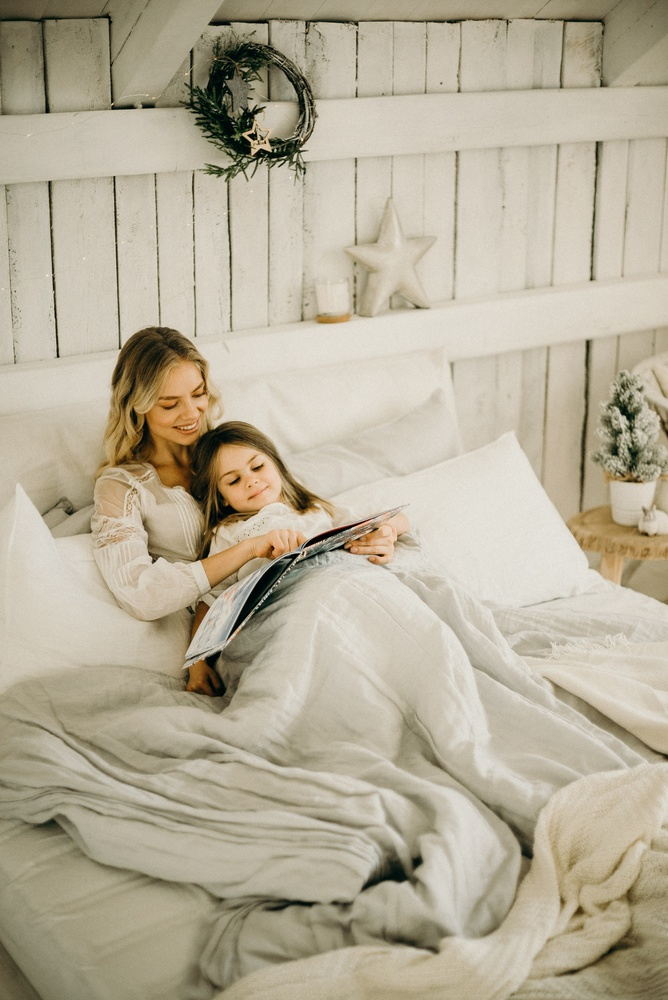
#> input picture foto/mamma-figlia.jpg, 668 x 1000 px, shrunk from 2832 x 4240 before the run
$ python 'seppia filter.py'
#> lines starting #> are read from the running program, lines starting #| are printed output that depends on the picture
import cv2
import numpy as np
from PIL import Image

from matplotlib import pyplot as plt
import numpy as np

output: Image
input = cv2.imread("foto/mamma-figlia.jpg")
#> input is the input picture: shape (1000, 668, 3); mean B, G, R 153.1, 173.9, 182.7
# Load the image as an array so cv knows how to work with it
array = np.array(input)
# Apply a transformation where we multiply each pixel rgb
# with the matrix for the sepia
seppiaMatrix = np.array([[0.393, 0.769, 0.189],
                             [0.349, 0.686, 0.168],
                             [0.272, 0.534, 0.131]
                             ])
filter = cv2.transform(array, seppiaMatrix)
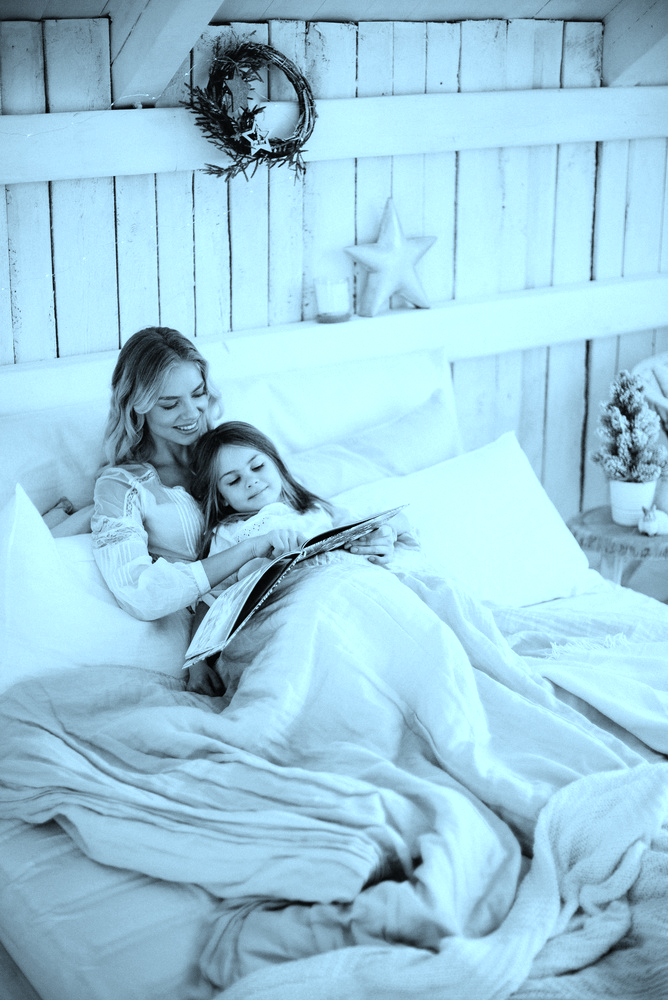
#> filter: shape (1000, 668, 3); mean B, G, R 220.4, 202.8, 158.5
# Check wich entries have a value greather than 255 and set it to 255
filter[np.where(filter > 255)] = 255
output: Image
output = Image.fromarray(filter)
# Create an image from the array
plt.imshow(output)
plt.show()

$ run again, with foto/mele.jpg copied over foto/mamma-figlia.jpg
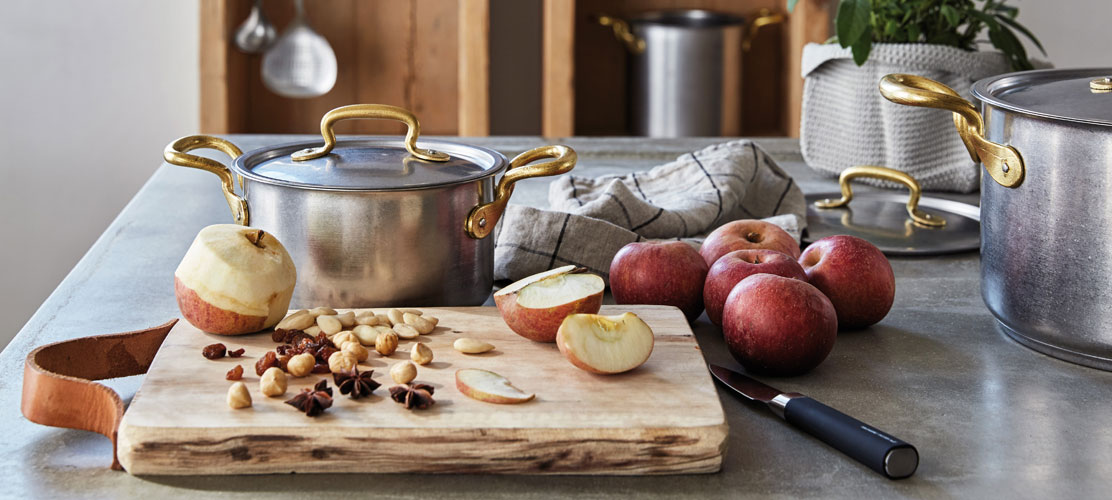
#> input picture foto/mele.jpg, 1112 x 500 px
#> input is the input picture: shape (500, 1112, 3); mean B, G, R 116.4, 125.2, 139.4
#> `filter = cv2.transform(array, seppiaMatrix)`:
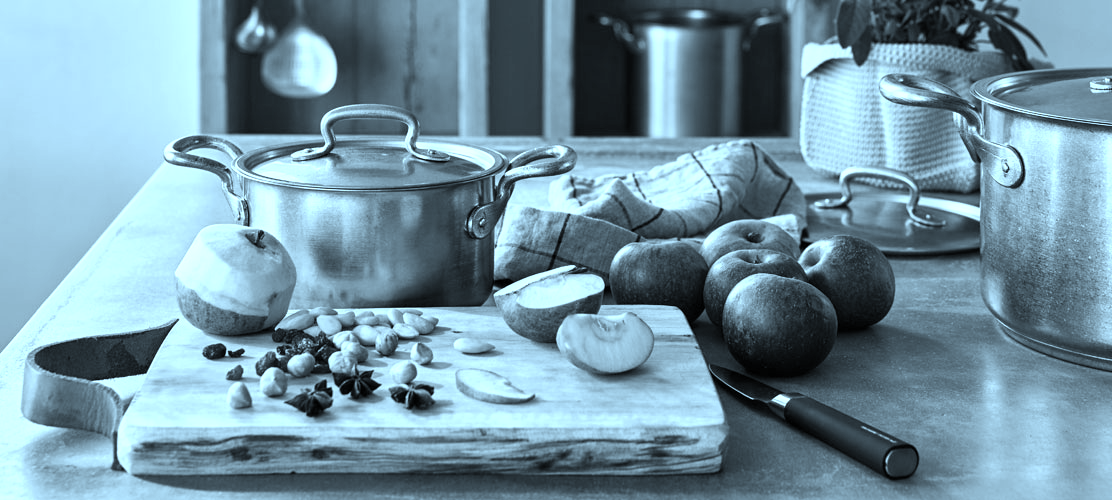
#> filter: shape (500, 1112, 3); mean B, G, R 163.6, 149, 116.8

$ run again, with foto/ragazzo-fiori.jpg copied over foto/mamma-figlia.jpg
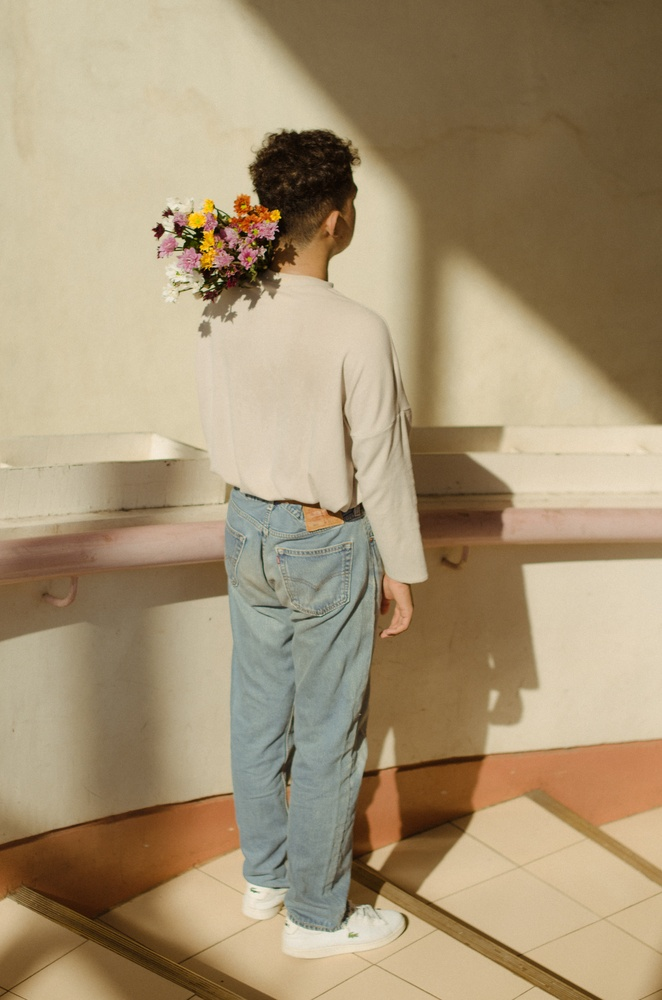
#> input picture foto/ragazzo-fiori.jpg, 662 x 1000 px, shrunk from 3198 x 4828 before the run
#> input is the input picture: shape (1000, 662, 3); mean B, G, R 116.1, 147, 166.4
#> `filter = cv2.transform(array, seppiaMatrix)`:
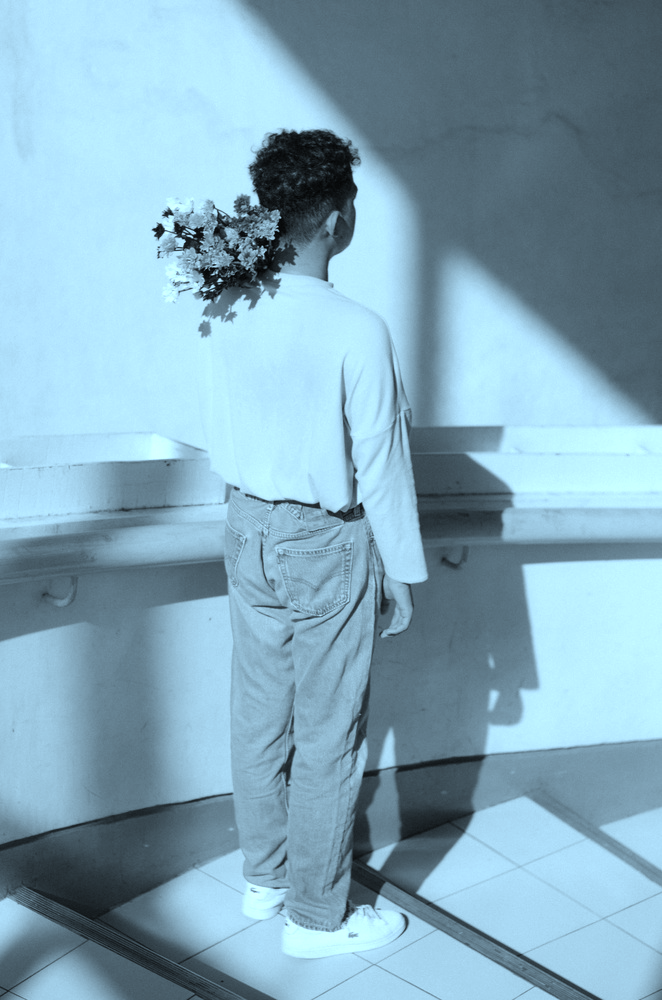
#> filter: shape (1000, 662, 3); mean B, G, R 187, 169.2, 131.9
